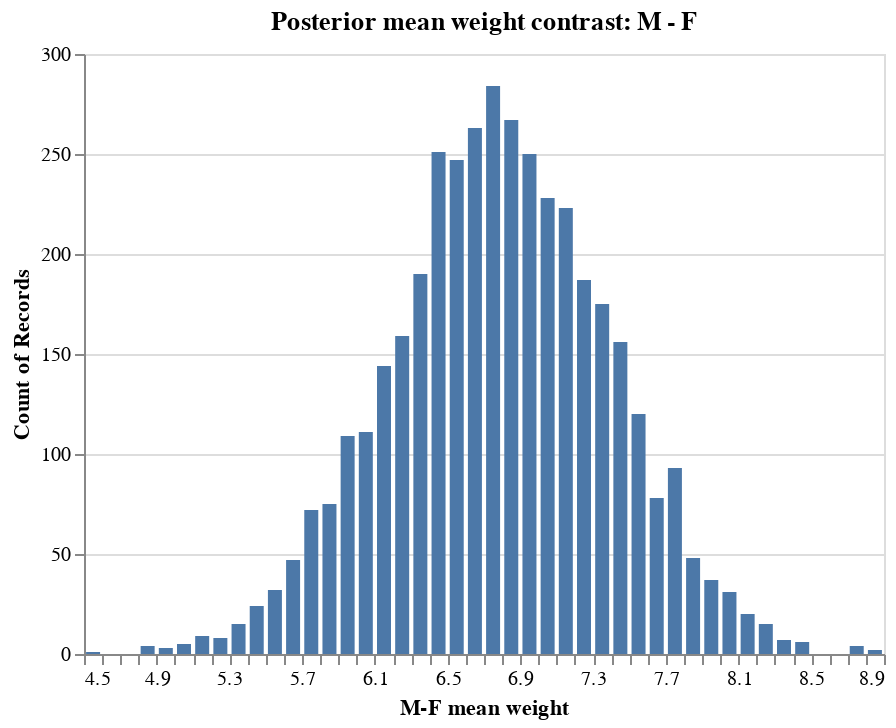

Write notebook code for a chart like this one.
### Code cell
hist = (
    alt.Chart(alpha_df, title="Posterior mean weight contrast: M - F")
    .mark_bar(size=7)
    .encode(
        x=alt.X("contrast", title="M-F mean weight", bin=alt.BinParams(maxbins=50)),
        y="count()",
    )
)

hist

### Figure 1 — Vega-Lite specification as saved in the notebook (floating-point values rounded to 4 significant figures; data arrays with more than 128 entries replaced by an {"elided": "..."} marker saying what was removed)
{"$schema": "https://vega.github.io/schema/vega-lite/v4.17.0.json", "config": {"view": {"continuousHeight": 300, "continuousWidth": 400}}, "data": {"name": "data-cd57304aeb007f64f730df60d3039341"}, "datasets": {"data-cd57304aeb007f64f730df60d3039341": {"elided": "4000 records"}}, "encoding": {"x": {"bin": {"maxbins": 50}, "field": "contrast", "title": "M-F mean weight", "type": "quantitative"}, "y": {"aggregate": "count", "type": "quantitative"}}, "mark": {"size": 7, "type": "bar"}, "title": "Posterior mean weight contrast: M - F"}
